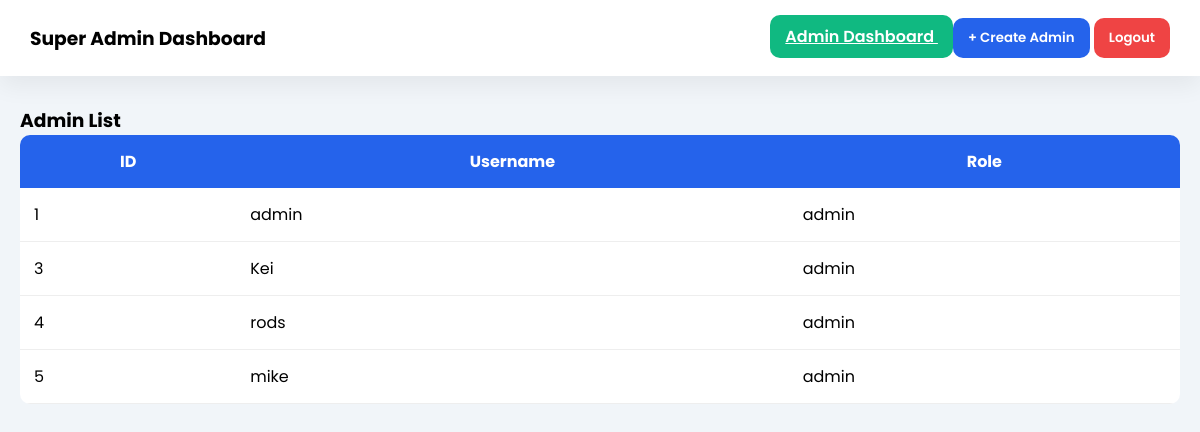
Page /superadmin_dashboard.php (signed in) on the committed database.
### tables this page shows
CREATE TABLE `users` (
  `id` int(11) NOT NULL,
  `username` varchar(100) NOT NULL,
  `password` varchar(255) NOT NULL,
  `created_at` timestamp NOT NULL DEFAULT current_timestamp(),
  `role` varchar(20) NOT NULL DEFAULT 'admin'
);

### superadmin_dashboard.php (the view, shortened to what this page needs)
<?php
include("db.php");
?>
<!DOCTYPE html>
<html lang="en">
<head>
</head>
<body>
<div class="header">
    <h3>Super Admin Dashboard</h3>
    <div>
        <a href="dashboard.php" class="btn info">
            Admin Dashboard
        </a>
        <button class="btn primary" onclick="openCreate()">+ Create Admin</button>
        <button class="btn danger" onclick="openLogout()">Logout</button>
    </div>
</div>
<div class="container">
    <h3>Admin List</h3>
    <table>
        <tr>
            <th>ID</th>
            <th>Username</th>
            <th>Role</th>
        </tr>
        <?php
        $result = mysqli_query($conn, "SELECT * FROM users WHERE role='admin'");
        while($row = mysqli_fetch_assoc($result)){
        ?>
        <tr>
            <td><?= $row['id'] ?></td>
            <td><?= htmlspecialchars($row['username']) ?></td>
            <td><?= $row['role'] ?></td>
        </tr>
        <?php } ?>
    </table>
</div>
</body>
</html>

### superadmin_dashboard.php (style rules this page uses)
* { margin:0;padding:0;box-sizing:border-box;font-family:Poppins; }
body { background:#f1f5f9; }
.header { background:#fff; padding:18px 30px; display:flex; justify-content:space-between; align-items:center; box-shadow:0 10px 25px rgba(0,0,0,0.06); }
.btn { padding:10px 15px; border:none; border-radius:10px; cursor:pointer; font-weight:600; }
.primary { background:#2563eb;color:#fff; }
.danger { background:#ef4444;color:#fff; }
.info { background:#10b981;color:#fff; }
.container { max-width:1200px; margin:30px auto; padding:0 20px; }
table { width:100%; background:#fff; border-collapse:collapse; border-radius:10px; overflow:hidden; }
th { background:#2563eb; color:#fff; padding:14px; }
td { padding:14px; border-bottom:1px solid #eee; }

### rows in the picture
users: id "1", username "admin", role "admin"
users: id "3", username "Kei", role "admin"
users: id "4", username "rods", role "admin"
users: id "5", username "mike", role "admin"
